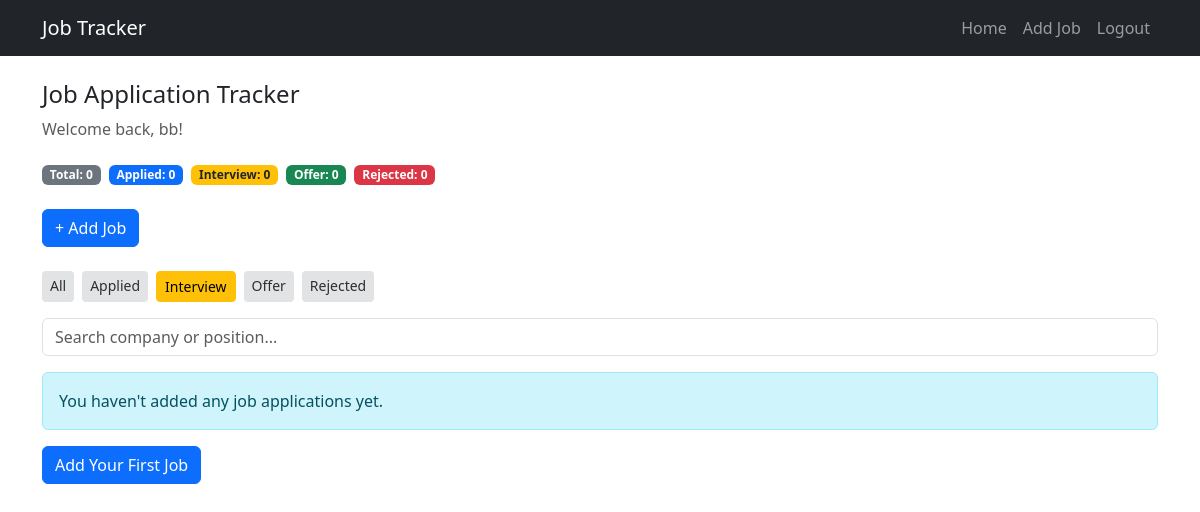
The page /?status=Interview (signed in) on the database as committed earlier.
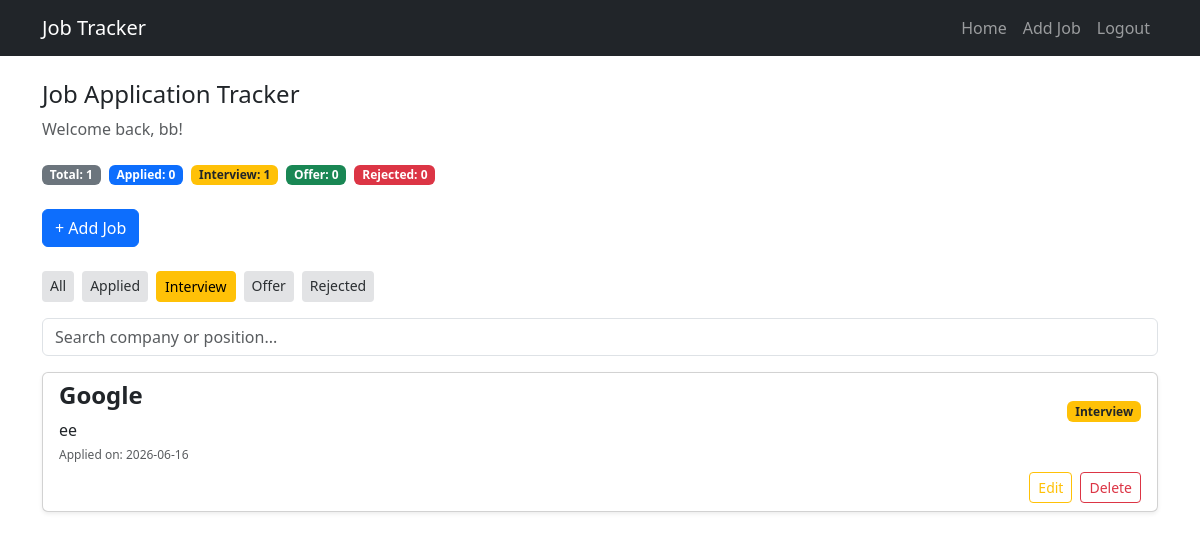
The same page on the database as committed later.
### tables this page shows
CREATE TABLE jobs (
    id INTEGER PRIMARY KEY AUTOINCREMENT,
    user_id INTEGER,
    company TEXT NOT NULL,
    position TEXT NOT NULL,
    status TEXT NOT NULL
, created_at TEXT, notes TEXT);

### app.py (the view)
@app.route("/")
def index():
    if "user_id" not in session:
        return redirect("/login")
    status_filter = request.args.get("status")
    search = request.args.get("search")
    query = "SELECT * FROM jobs WHERE user_id = ?"
    params = [session["user_id"]]
    if status_filter:
        query += " AND status = ?"
        params.append(status_filter)
    if search:
        query += " AND (company LIKE ? OR position LIKE ?)"
        params.append(f"%{search}%")
        params.append(f"%{search}%")
    query += " ORDER BY id DESC"
    db.execute(query, tuple(params))
    jobs = db.fetchall()
    applied = 0
    interview = 0
    offer = 0
    rejected = 0
    for job in jobs:
        if job[4] == "Applied":
            applied += 1
        elif job[4] == "Interview":
            interview += 1
        elif job[4] == "Offer":
            offer += 1
        elif job[4] == "Rejected":
            rejected += 1
    return render_template(
        "index.html",
        jobs=jobs,
        applied=applied,
        interview=interview,
        offer=offer,
        rejected=rejected
    )

### templates/index.html (shortened to what this page needs)
{% extends "layout.html" %}
{% block main %}
<div class="mb-4">
    <h1 style="font-size: 1.5rem; font-weight: 500;">Job Application Tracker</h1>
    <p class="text-muted mb-0">Welcome back, {{ session["username"] }}!</p>
</div>
<div class="d-flex gap-2 mb-4 flex-wrap">
    <span class="badge bg-secondary">Total: {{ jobs|length }}</span>
    <span class="badge bg-primary">Applied: {{ applied }}</span>
    <span class="badge bg-warning text-dark">Interview: {{ interview }}</span>
    <span class="badge bg-success">Offer: {{ offer }}</span>
    <span class="badge bg-danger">Rejected: {{ rejected }}</span>
</div>
<div class="mb-4">
    <a href="/add" class="btn btn-primary">
        + Add Job
    </a>
</div>
{% set current_status = request.args.get('status', '') %}
<div class="d-flex gap-2 mb-3 flex-wrap">
    <a href="/" class="btn btn-sm {{ 'btn-secondary' if current_status == '' else 'bg-secondary-subtle text-secondary-emphasis border-0' }}">All</a>
    <a href="/?status=Applied" class="btn btn-sm {{ 'btn-primary' if current_status == 'Applied' else 'bg-secondary-subtle text-secondary-emphasis border-0' }}">Applied</a>
    <a href="/?status=Interview" class="btn btn-sm {{ 'btn-warning' if current_status == 'Interview' else 'bg-secondary-subtle text-secondary-emphasis border-0' }}">Interview</a>
    <a href="/?status=Offer" class="btn btn-sm {{ 'btn-success' if current_status == 'Offer' else 'bg-secondary-subtle text-secondary-emphasis border-0' }}">Offer</a>
    <a href="/?status=Rejected" class="btn btn-sm {{ 'btn-danger' if current_status == 'Rejected' else 'bg-secondary-subtle text-secondary-emphasis border-0' }}">Rejected</a>
</div>
<form method="GET" class="mb-3">
    <input
        type="text"
        name="search"
        class="form-control"
        placeholder="Search company or position..."
        value="{{ request.args.get('search', '') }}"
    >
</form>
{% if jobs %}
<div class="row">
    {% for job in jobs %}
        <div class="col-12 mb-3">
            <div class="card shadow-sm">
                <div class="card-body py-2">
                    <div class="d-flex justify-content-between align-items-center">
                        <div>
                            <h4 class="fw-bold mb-1">{{ job[2] }}</h4>
                            <p class="mb-0 mt-2">{{ job[3] }}</p>
                        </div>
                        {% if job[4] == "Applied" %}
                            <span class="badge bg-primary">Applied</span>
                        {% elif job[4] == "Interview" %}
                            <span class="badge bg-warning text-dark">Interview</span>
                        {% elif job[4] == "Offer" %}
                            <span class="badge bg-success">Offer</span>
                        {% elif job[4] == "Rejected" %}
                            <span class="badge bg-danger">Rejected</span>
                        {% endif %}
                    </div>
                    <small class="text-muted d-block mt-1" style="font-size: 0.75rem;">
                       Applied on: {{ job[5] }}
                    </small>
                    <div class="d-flex justify-content-between align-items-end mt-2">
                        <div class="d-flex gap-2 flex-shrink-0">
                            <a href="/edit/{{ job[0] }}" class="btn btn-sm btn-outline-warning">
                                Edit
                            </a>
                            <form action="/delete/{{ job[0] }}" method="post" class="mb-0">
                                <button class="btn btn-sm btn-outline-danger">
                                    Delete
                                </button>
                            </form>
                        </div>
                    </div>
                </div>
            </div>
        </div>
    {% endfor %}
</div>
{% else %}
    <div class="alert alert-info">
        You haven't added any job applications yet.
    </div>
    <a href="/add" class="btn btn-primary">
        Add Your First Job
    </a>
{% endif %}
{% endblock %}

Rows that differ between the two databases and show on the page:
added jobs: company "Google", position "ee", status "Interview", created_at "2026-06-16"
Other text that changed with them:
{{ jobs|length }}: "0" → "1"
{{ interview }}: "0" → "1"
text no longer shown: "You haven't added any job applications yet. Add Your First Job"
